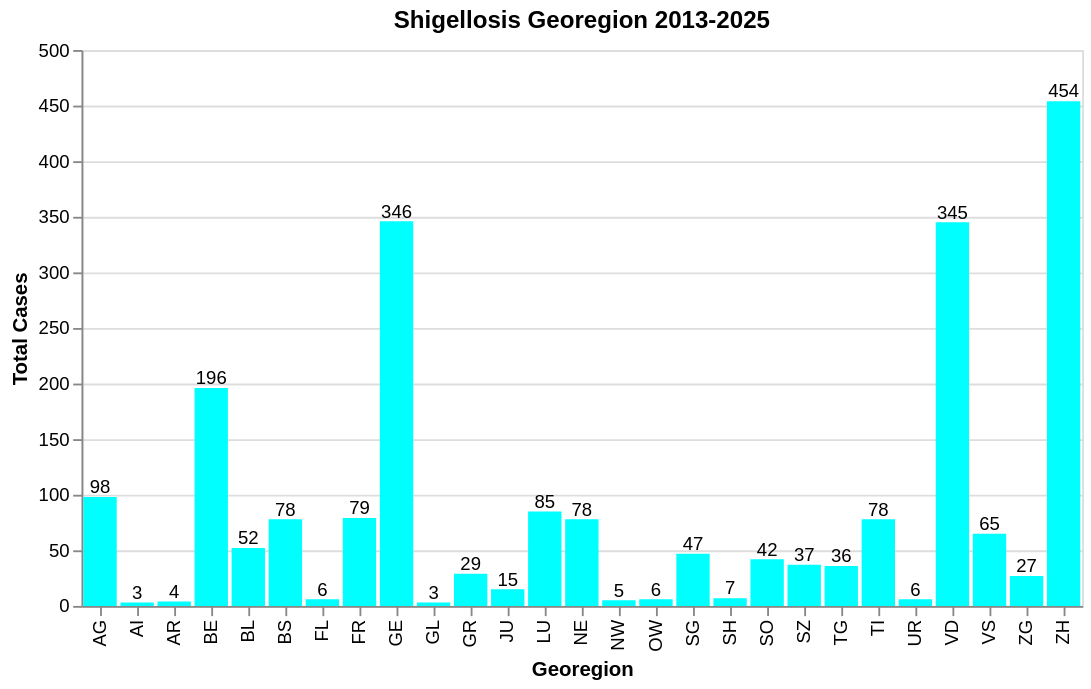

Here is the notebook cell this chart was saved with:
### Markdown cell above
* Teilweise CH, teilweise CHFL

### Code cell
# Ohne Kantone --> ~
data_cantons = data_def[~data_def["georegion"].isin(["CH", "CHFL"])]

#Gruppieren nach georegion und Werte summieren
counts = (
    data_cantons.groupby("georegion")
        .agg(sum_value=("value", "sum"))
        .reset_index()
)

#Bar Chart
bar_georegion = alt.Chart(counts).mark_bar(color="aqua").encode(
    x=alt.X("georegion", title="Georegion"),
    y=alt.Y("sum_value", title="Total Cases")
).properties(
    title="Shigellosis Georegion 2013-2025"
)

# Textlabels
text = bar_georegion.mark_text(
    align="center",
    dy=-5,
    size=10
).encode(
    text="sum_value:Q"
)

# Kombinieren
bar_georegion = bar_georegion + text
bar_georegion

### Figure 1 — Vega-Lite specification as saved in the notebook (floating-point values rounded to 4 significant figures)
{"config": {"view": {"continuousWidth": 300, "continuousHeight": 300}}, "layer": [{"mark": {"type": "bar", "color": "aqua"}, "encoding": {"x": {"field": "georegion", "title": "Georegion", "type": "nominal"}, "y": {"field": "sum_value", "title": "Total Cases", "type": "quantitative"}}, "title": "Shigellosis Georegion 2013-2025"}, {"mark": {"type": "text", "align": "center", "dy": -5, "size": 10}, "encoding": {"text": {"field": "sum_value", "type": "quantitative"}, "x": {"field": "georegion", "title": "Georegion", "type": "nominal"}, "y": {"field": "sum_value", "title": "Total Cases", "type": "quantitative"}}, "title": "Shigellosis Georegion 2013-2025"}], "data": {"name": "data-318dda1d44fc845e98a49d04081f17bd"}, "$schema": "https://vega.github.io/schema/vega-lite/v6.1.0.json", "datasets": {"data-318dda1d44fc845e98a49d04081f17bd": [{"georegion": "AG", "sum_value": 98.0}, {"georegion": "AI", "sum_value": 3.0}, {"georegion": "AR", "sum_value": 4.0}, {"georegion": "BE", "sum_value": 196.0}, {"georegion": "BL", "sum_value": 52.0}, {"georegion": "BS", "sum_value": 78.0}, {"georegion": "FL", "sum_value": 6.0}, {"georegion": "FR", "sum_value": 79.0}, {"georegion": "GE", "sum_value": 346.0}, {"georegion": "GL", "sum_value": 3.0}, {"georegion": "GR", "sum_value": 29.0}, {"georegion": "JU", "sum_value": 15.0}, {"georegion": "LU", "sum_value": 85.0}, {"georegion": "NE", "sum_value": 78.0}, {"georegion": "NW", "sum_value": 5.0}, {"georegion": "OW", "sum_value": 6.0}, {"georegion": "SG", "sum_value": 47.0}, {"georegion": "SH", "sum_value": 7.0}, {"georegion": "SO", "sum_value": 42.0}, {"georegion": "SZ", "sum_value": 37.0}, {"georegion": "TG", "sum_value": 36.0}, {"georegion": "TI", "sum_value": 78.0}, {"georegion": "UR", "sum_value": 6.0}, {"georegion": "VD", "sum_value": 345.0}, {"georegion": "VS", "sum_value": 65.0}, {"georegion": "ZG", "sum_value": 27.0}, {"georegion": "ZH", "sum_value": 454.0}]}}
